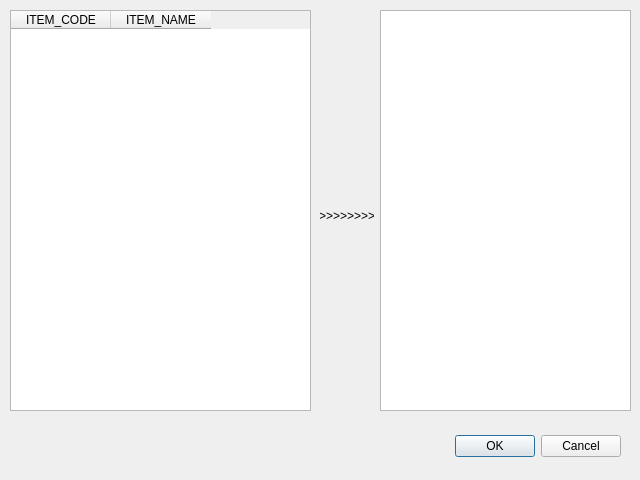
<?xml version="1.0" encoding="UTF-8"?>
<ui version="4.0">
 <class>Dialog</class>
 <widget class="QDialog" name="Dialog">
  <property name="geometry">
   <rect>
    <x>0</x>
    <y>0</y>
    <width>640</width>
    <height>480</height>
   </rect>
  </property>
  <property name="windowTitle">
   <string>Dialog</string>
  </property>
  <widget class="QDialogButtonBox" name="buttonBox">
   <property name="geometry">
    <rect>
     <x>280</x>
     <y>430</y>
     <width>341</width>
     <height>32</height>
    </rect>
   </property>
   <property name="orientation">
    <enum>Qt::Horizontal</enum>
   </property>
   <property name="standardButtons">
    <set>QDialogButtonBox::Cancel|QDialogButtonBox::Ok</set>
   </property>
  </widget>
  <widget class="QListWidget" name="listWidget">
   <property name="geometry">
    <rect>
     <x>380</x>
     <y>10</y>
     <width>251</width>
     <height>401</height>
    </rect>
   </property>
  </widget>
  <widget class="QTableWidget" name="tableWidget">
   <property name="geometry">
    <rect>
     <x>10</x>
     <y>10</y>
     <width>301</width>
     <height>401</height>
    </rect>
   </property>
   <column>
    <property name="text">
     <string>ITEM_CODE</string>
    </property>
   </column>
   <column>
    <property name="text">
     <string>ITEM_NAME</string>
    </property>
   </column>
  </widget>
  <widget class="QLabel" name="label">
   <property name="geometry">
    <rect>
     <x>320</x>
     <y>210</y>
     <width>54</width>
     <height>12</height>
    </rect>
   </property>
   <property name="text">
    <string>&gt;&gt;&gt;&gt;&gt;&gt;&gt;&gt;</string>
   </property>
   <property name="alignment">
    <set>Qt::AlignCenter</set>
   </property>
  </widget>
 </widget>
 <resources/>
 <connections>
  <connection>
   <sender>buttonBox</sender>
   <signal>accepted()</signal>
   <receiver>Dialog</receiver>
   <slot>accept()</slot>
   <hints>
    <hint type="sourcelabel">
     <x>248</x>
     <y>254</y>
    </hint>
    <hint type="destinationlabel">
     <x>157</x>
     <y>274</y>
    </hint>
   </hints>
  </connection>
  <connection>
   <sender>buttonBox</sender>
   <signal>rejected()</signal>
   <receiver>Dialog</receiver>
   <slot>reject()</slot>
   <hints>
    <hint type="sourcelabel">
     <x>316</x>
     <y>260</y>
    </hint>
    <hint type="destinationlabel">
     <x>286</x>
     <y>274</y>
    </hint>
   </hints>
  </connection>
 </connections>
</ui>
